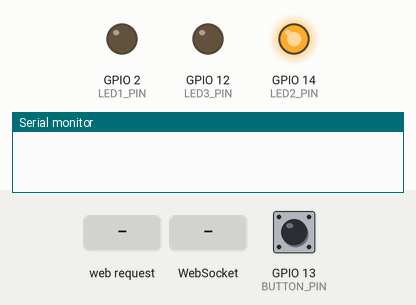
Simulated run of this sketch. Board: ESP8266 (NodeMCU). Shown: output pins drawn as LEDs (lit = HIGH), the last lines printed to the serial monitor. Inputs (shaded band) come from the test bench; at power-on: GPIO 13 (BUTTON_PIN) HIGH. WiFi joins after 1.5 s; servers stay silent unless stated.

Above: at 2.7 s.
2.8 s: HTTP request GET /stopBlinking received
At 4.3 s:
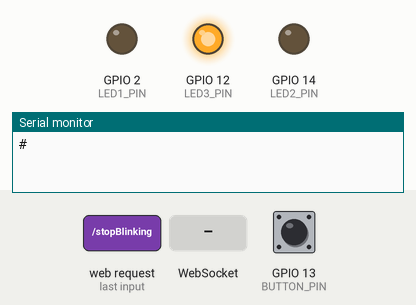
5.8 s: WebSocket text "ON" received
At 8.3 s:
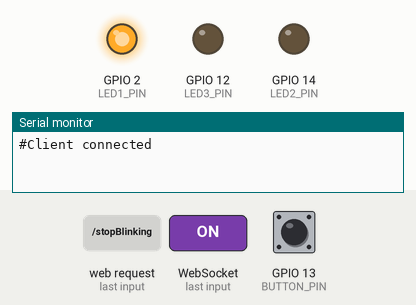
8.8 s: GPIO 13 (BUTTON_PIN) pulled LOW for 3.2 s
Timing chart, 0 to 19.5 s (numbered marks = the images above; inputs shaded):
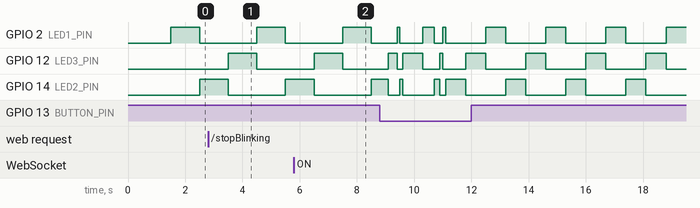

The sketch:

Lab_2.ino
```cpp
#include <ESP8266WiFi.h>
#include <ESPAsyncWebServer.h>
#include <ESPAsyncTCP.h>
#include <ArduinoJson.h>
#include "config.h"
#include "led_control.h"

void setup() {
    Serial.begin(28800, SERIAL_8E1);
    pinMode(LED1_PIN, OUTPUT);
    pinMode(LED2_PIN, OUTPUT);
    pinMode(LED3_PIN, OUTPUT);
    pinMode(BUTTON_PIN, INPUT);

    setupServer();
}

void loop() {
    handleSerialInput();
    handleButtonPress();
    updateLeds();         // Логіка перемикання світлодіодів
}
```

led_control.h
```cpp
#ifndef LED_CONTROL_H
#define LED_CONTROL_H

#include <Arduino.h>
#include <ESPAsyncWebServer.h>

#define LED1_PIN 2
#define LED2_PIN 14
#define LED3_PIN 12
#define BUTTON_PIN 13

#define MIN_BLINK_DELAY 50
#define MAX_BLINK_DELAY 1000
#define BLINK_STEP 300

char COMMAND_FAST = 0x06;
char COMMAND_STOP = 0x23;

volatile int blinkDelay = MAX_BLINK_DELAY;
unsigned long previousMillis = 0;
unsigned long buttonPreviousMillis = 0;
const int buttonDebounceDelay = 300;
int state = 0;
bool commandInProgress = false;

void increaseSpeed() {
    if (blinkDelay > MIN_BLINK_DELAY) {
        blinkDelay -= BLINK_STEP;
    } else {
        blinkDelay = MAX_BLINK_DELAY;
    }
}

void stopBlinking() {
    if (!commandInProgress) {
        commandInProgress = true;
        Serial.write(COMMAND_STOP);
        commandInProgress = false;
    }
}

void handleSerialInput() {
    if (Serial.available() > 0) {
        char command = Serial.read();
        if (command == COMMAND_FAST) {
            increaseSpeed();
        } else if (command >= '0' && command <= '9') {
            state = command - '0';
        }
    }
}

void handleButtonPress() {
    if (digitalRead(BUTTON_PIN) == LOW) {
        if (millis() - buttonPreviousMillis >= buttonDebounceDelay) {
            buttonPreviousMillis = millis();
            increaseSpeed();
        }
    }
}

void updateLeds() {
    if (millis() - previousMillis >= blinkDelay) {
        previousMillis = millis();
        digitalWrite(LED1_PIN, state == 0);
        digitalWrite(LED2_PIN, state == 1);
        digitalWrite(LED3_PIN, state == 2);
        state = (state + 1) % 3;
    }
}

#endif
```

webpage.h
```cpp
#ifndef WEBPAGE_H
#define WEBPAGE_H

const char index_html[] PROGMEM = R"rawliteral(
<!DOCTYPE HTML>
<html>
<head>
    <meta name="viewport" content="width=device-width, initial-scale=1">
    <style>
        body { font-family: Arial, sans-serif; text-align: center; background: linear-gradient(135deg, #1e1e1e, #3a3a3a); color: white; }
        .button { padding: 12px 24px; font-size: 24px; border-radius: 8px; cursor: pointer; margin: 10px; transition: 0.3s; color: white; }
        .increase { background-color: #28a745; } .increase:hover { background-color: #218838; transform: scale(1.1); }
        .stop { background-color: #dc3545; } .stop:hover { background-color: #c82333; transform: scale(1.1); }
        .led-container { display: flex; justify-content: center; gap: 30px; margin-top: 30px; }
        .led { width: 60px; height: 60px; border-radius: 50%; background-color: #444; transition: 0.3s; border: 4px solid rgba(255, 255, 255, 0.6); box-shadow: 0 0 10px rgba(255, 255, 255, 0.2); }
        .led.on1 { background-color: orange; box-shadow: 0 0 20px orange; }
        .led.on2 { background-color: blue; box-shadow: 0 0 20px blue; }
        .led.on3 { background-color: white; box-shadow: 0 0 20px white; }
    </style>
</head>
<body>
    <h1>ESP8266 LED Control</h1>
    <button class="button increase" onclick="increaseSpeed()">Increase Speed</button>
    <button class="button stop" onclick="stopBlinking()">Stop Blinking</button>
    <p id="speedLabel">Current Speed: 1000 ms</p>

    <div class="led-container">
        <div id="led1" class="led"></div>
        <div id="led2" class="led"></div>
        <div id="led3" class="led"></div>
    </div>

    <script>
        var connection = new WebSocket('ws://' + window.location.hostname + '/ws');

        connection.onmessage = function (event) {
            var data = JSON.parse(event.data);
            document.getElementById("led1").className = "led " + (data.led1 === "ON" ? "on1" : "");
            document.getElementById("led2").className = "led " + (data.led2 === "ON" ? "on2" : "");
            document.getElementById("led3").className = "led " + (data.led3 === "ON" ? "on3" : "");
        };

        function increaseSpeed() {
            fetch("/increaseSpeed").then(response => response.text()).then(speed => {
                document.getElementById("speedLabel").innerText = "Current Speed: " + speed + " ms";
            });
        }

        function stopBlinking() {
            fetch("/stopBlinking");
        }
    </script>
</body>
</html>
)rawliteral";

#endif
```

config.h
```cpp
#ifndef SERVER_H
#define SERVER_H

#include <ESP8266WiFi.h>
#include <ESPAsyncWebServer.h>
#include "webpage.h"
#include "led_control.h"

const char* ssid = "****";
const char* password = "****";

AsyncWebServer server(80);
AsyncWebSocket ws("/ws");

void wsEvent(AsyncWebSocket *server, AsyncWebSocketClient *client, AwsEventType type, void *arg, uint8_t *data, size_t len) {
    if (type == WS_EVT_CONNECT) {
        Serial.println("Client connected");
    } else if (type == WS_EVT_DISCONNECT) {
        Serial.println("Client disconnected");
    }
}

void setupServer() {
    WiFi.begin(ssid, password);
    while (WiFi.status() != WL_CONNECTED) {
        delay(500);
    }

    ws.onEvent(wsEvent);
    server.addHandler(&ws);

    server.on("/", HTTP_GET, [](AsyncWebServerRequest *request){
        request->send_P(200, "text/html", index_html);
    });

    server.on("/increaseSpeed", HTTP_GET, [](AsyncWebServerRequest *request){
        increaseSpeed();
        request->send(200, "text/plain", String(blinkDelay));
    });

    server.on("/stopBlinking", HTTP_GET, [](AsyncWebServerRequest *request){
        stopBlinking();
        request->send(200, "text/plain", "Stop command sent");
    });

    server.begin();
}

#endif
```
